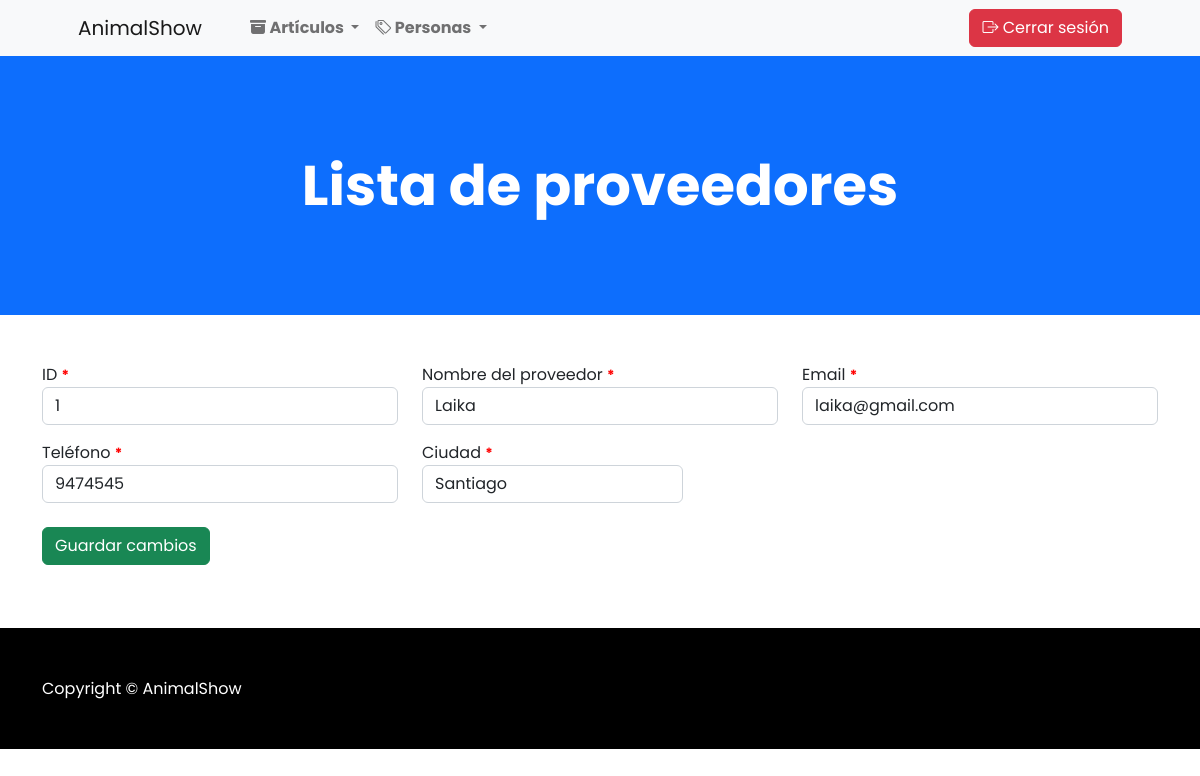
/editarProveedor/1, run on an earlier commit of the app's database.
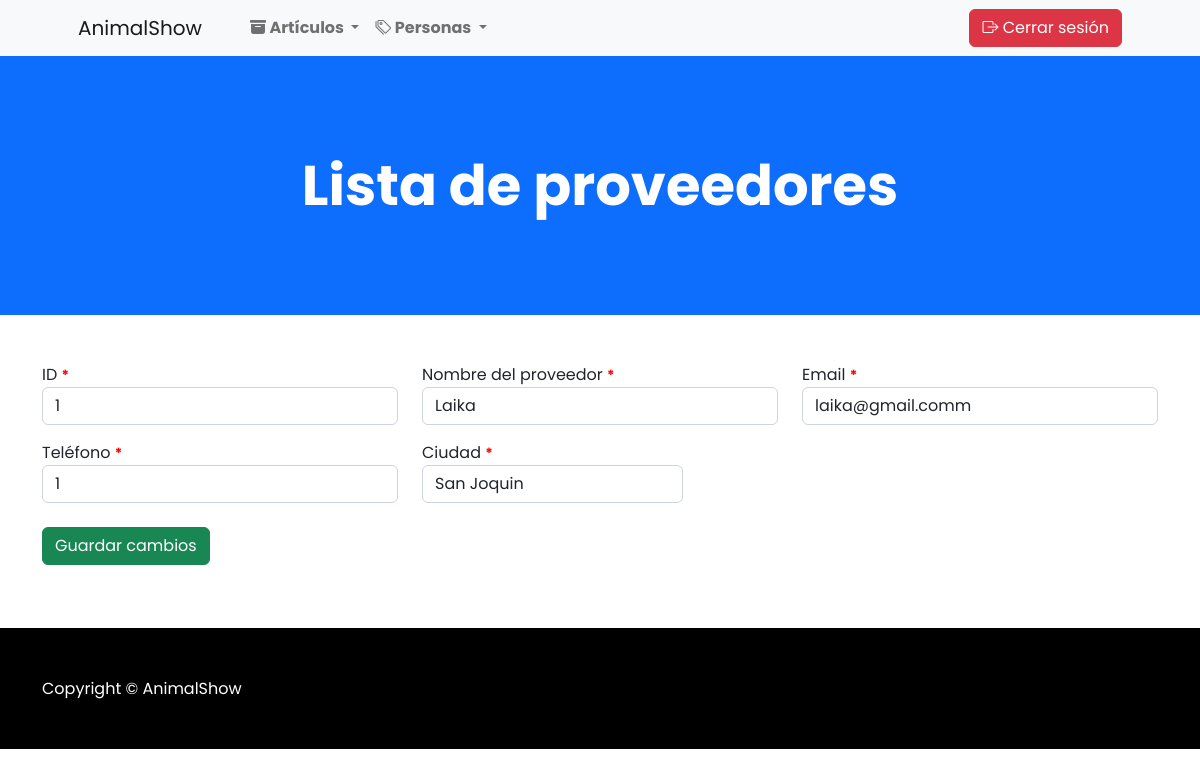
And on a later commit of the database.
### apps/Shopanimal/models.py (models this page shows, shortened)
class Proveedor(models.Model):
    id_proveedor = models.IntegerField(primary_key=True)
    nombre_proveedor = models.CharField(max_length=100)
    email = models.CharField(max_length=100)
    telefono = models.CharField(max_length=50)
    ciudad = models.CharField(max_length=100)

### apps/Shopanimal/views.py (the view)
# urls.py: path('editarProveedor/<id_proveedor>', views.cargarEditarProveedores),
def cargarEditarProveedores(request, id_proveedor):
    proveedores = Proveedor.objects.get(id_proveedor=id_proveedor)
    return render(request, "editarProv.html", {"prove": proveedores,})

### apps/Shopanimal/templates/editarProv.html (shortened to what this page needs)
{% extends './baseAdmin.html' %} {% load static %} {% block head %}
<link rel="stylesheet" href="{% static 'css/style.css' %}" />
{% endblock %} {% block body %}
<header class="bg-primary py-5">
  <div class="container px-4 px-lg-5 my-5">
    <div class="text-center text-white">
      <h1 class="display-4 fw-bolder">Lista de proveedores</h1>
    </div>
  </div>
</header>
<form action="/editarProveedorForm" method="POST" enctype="multipart/form-data">
  <div class="container mt-5 mb-5">
    <div class="row">
      <div class="col-md-4">
        <div class="form-group mb-3">
          <label for="txtID">ID <small>*</small></label>
          <input
            readonly
            value="{{prove.id_proveedor}}"
            name="txtID"
            id="txtID"
            type="number"
            class="form-control"
            placeholder="ID del proveedor"
          />
        </div>
      </div>
      <div class="col-md-4">
        <div class="form-group mb-3">
          <label for="txtNombre">Nombre del proveedor <small>*</small></label>
          <input
            value="{{prove.nombre_proveedor}}"
            name="txtNombre"
            id="txtNombre"
            type="text"
            class="form-control"
            placeholder="Ingrese el nombre del proveedor"
          />
        </div>
      </div>
      <div class="col-md-4">
        <div class="form-group mb-3">
          <label for="txtEmail">Email <small>*</small></label>
          <input
            value="{{prove.email}}"
            name="txtEmail"
            id="txtEmail"
            type="text"
            class="form-control"
            placeholder="Ingrese el email"
          />
        </div>
      </div>
      <div class="col-md-4">
        <div class="form-group mb-3">
          <label for="txtTel">Teléfono <small>*</small></label>
          <input
            value="{{prove.telefono}}"
            name="txtTel"
            id="txtTel"
            type="text"
            class="form-control"
            placeholder="Ingrese el teléfono"
          />
        </div>
      </div>
      <div class="col-md-3">
        <div class="form-group mb-3">
          <label for="txtCiudad">Ciudad <small>*</small></label>
          <input
            value="{{prove.ciudad}}"
            name="txtCiudad"
            id="txtCiudad"
            type="text"
            class="form-control"
            placeholder="Ingrese la ciudad"
          />
        </div>
      </div>
      <div class="form-group mt-2">
        <button id="btnEnviar" type="submit" class="btn btn-success">
         Guardar cambios
        </button>
      </div>
    </div>
  </div>
</form>
{% endblock %}

What changed in the data, as far as the page shows it:
changed Proveedor "Laika": txtEmail "laika@gmail.com" → "laika@gmail.comm"; txtTel "9474545" → "1"; txtCiudad "Santiago" → "San Joquin"
